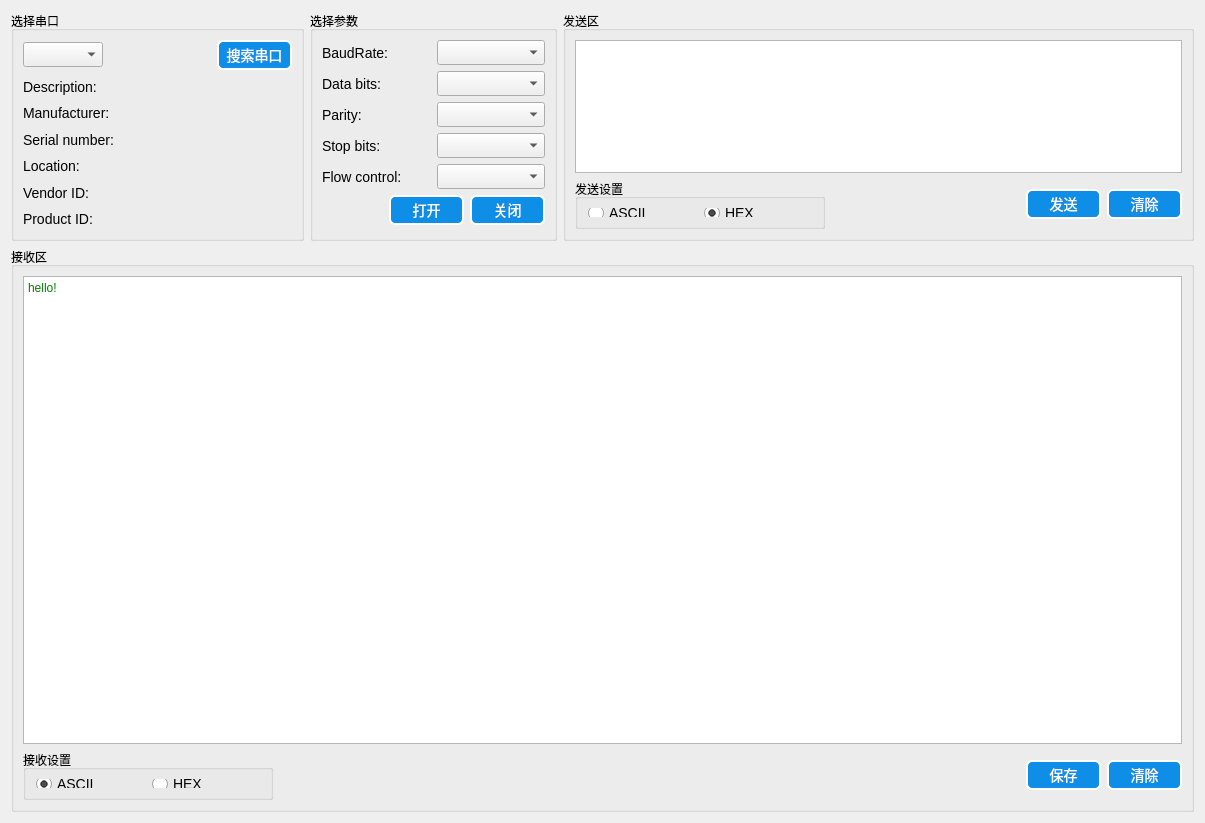
<?xml version="1.0" encoding="UTF-8"?>
<ui version="4.0">
 <class>SerialPortUi</class>
 <widget class="QDialog" name="SerialPortUi">
  <property name="geometry">
   <rect>
    <x>0</x>
    <y>0</y>
    <width>1205</width>
    <height>823</height>
   </rect>
  </property>
  <property name="windowTitle">
   <string>Dialog</string>
  </property>
  <property name="styleSheet">
   <string notr="true">QTextBrowser{
	color: green;
}


QLabel{
    color: black;
    qproperty-alignment: AlignCenter;
	
    /*font-family: 'Verdana';*/
    font-size: 14px;}

/* ******************QPushButton****************** */
QPushButton{
    background-color: rgb(14, 142, 231);
	border-style: outset;
    border-width: 2px;
	border-radius: 6px;
    color: white;
	font-size: 14px;
}

QPushButton:hover{
    background-color: rgb(57, 159, 251);
}

QPushButton:pressed{
    background-color: rgb(0, 125, 213);
}

QPushButton:disabled{
    background-color: gray;
}

QCheckBox{
	font-size: 14px;
	alignment:center}


QRadioButton{
	font-size: 14px;
	alignment:center}

    /*RadioButton样式设置*/
    QRadioButton::indicator { 
    	width: 17px;
    	height: 17px;
    }
    /*单选框未选中样式*/
    QRadioButton::indicator::unchecked {
    	
    	image: url(:/images/skin/images/radiob-unchecked.png);
    }
    /*单选框选中样式*/
    QRadioButton::indicator::checked { 
    	image: url(:/images/skin/images/radiob-checked.png);
    }
    /*RadioButton和checkbox字体和间距设置*/
    QRadioButton ,QCheckBox{
    	spacing: 5px;
    	font-size: 14px;
    }
    /*checkbox样式设置*/
    QCheckBox::indicator { 
    	width: 26px;
    	height: 50px;
    }
    /*未选中*/
    QCheckBox::indicator::unchecked {	
    	image: url(:/images/skin/images/checkb-unche.png);
    }
    /*选中*/
    QCheckBox::indicator::checked { 
    	image: url(:/images/skin/images/checkb_check.png);
    }

</string>
  </property>
  <layout class="QGridLayout" name="gridLayout_7">
   <item row="0" column="0">
    <widget class="QGroupBox" name="selectBox">
     <property name="sizePolicy">
      <sizepolicy hsizetype="Preferred" vsizetype="Fixed">
       <horstretch>0</horstretch>
       <verstretch>0</verstretch>
      </sizepolicy>
     </property>
     <property name="minimumSize">
      <size>
       <width>0</width>
       <height>230</height>
      </size>
     </property>
     <property name="maximumSize">
      <size>
       <width>16777215</width>
       <height>230</height>
      </size>
     </property>
     <property name="title">
      <string>选择串口</string>
     </property>
     <layout class="QGridLayout" name="gridLayout_6">
      <item row="0" column="0">
       <widget class="QComboBox" name="serialPortInfoListBox">
        <property name="minimumSize">
         <size>
          <width>80</width>
          <height>25</height>
         </size>
        </property>
       </widget>
      </item>
      <item row="0" column="1">
       <spacer name="horizontalSpacer_3">
        <property name="orientation">
         <enum>Qt::Horizontal</enum>
        </property>
        <property name="sizeType">
         <enum>QSizePolicy::Preferred</enum>
        </property>
        <property name="sizeHint" stdset="0">
         <size>
          <width>102</width>
          <height>20</height>
         </size>
        </property>
       </spacer>
      </item>
      <item row="0" column="2">
       <widget class="QPushButton" name="searchButton">
        <property name="sizePolicy">
         <sizepolicy hsizetype="Fixed" vsizetype="Fixed">
          <horstretch>0</horstretch>
          <verstretch>0</verstretch>
         </sizepolicy>
        </property>
        <property name="minimumSize">
         <size>
          <width>75</width>
          <height>30</height>
         </size>
        </property>
        <property name="maximumSize">
         <size>
          <width>16777215</width>
          <height>30</height>
         </size>
        </property>
        <property name="styleSheet">
         <string notr="true"/>
        </property>
        <property name="text">
         <string>搜索串口</string>
        </property>
       </widget>
      </item>
      <item row="1" column="0" colspan="3">
       <widget class="QLabel" name="descriptionLabel">
        <property name="text">
         <string>Description:</string>
        </property>
       </widget>
      </item>
      <item row="2" column="0" colspan="3">
       <widget class="QLabel" name="manufacturerLabel">
        <property name="text">
         <string>Manufacturer:</string>
        </property>
       </widget>
      </item>
      <item row="3" column="0" colspan="3">
       <widget class="QLabel" name="serialNumberLabel">
        <property name="text">
         <string>Serial number:</string>
        </property>
       </widget>
      </item>
      <item row="4" column="0" colspan="3">
       <widget class="QLabel" name="locationLabel">
        <property name="text">
         <string>Location:</string>
        </property>
       </widget>
      </item>
      <item row="5" column="0" colspan="3">
       <widget class="QLabel" name="vidLabel">
        <property name="text">
         <string>Vendor ID:</string>
        </property>
       </widget>
      </item>
      <item row="6" column="0" colspan="3">
       <widget class="QLabel" name="pidLabel">
        <property name="text">
         <string>Product ID:</string>
        </property>
       </widget>
      </item>
     </layout>
    </widget>
   </item>
   <item row="0" column="1">
    <widget class="QGroupBox" name="parametersBox">
     <property name="sizePolicy">
      <sizepolicy hsizetype="Preferred" vsizetype="Fixed">
       <horstretch>0</horstretch>
       <verstretch>0</verstretch>
      </sizepolicy>
     </property>
     <property name="minimumSize">
      <size>
       <width>0</width>
       <height>230</height>
      </size>
     </property>
     <property name="maximumSize">
      <size>
       <width>16777215</width>
       <height>230</height>
      </size>
     </property>
     <property name="title">
      <string>选择参数</string>
     </property>
     <layout class="QGridLayout" name="gridLayout_2">
      <item row="0" column="0">
       <widget class="QLabel" name="baudRateLabel">
        <property name="text">
         <string>BaudRate:</string>
        </property>
       </widget>
      </item>
      <item row="0" column="1">
       <widget class="QComboBox" name="baudRateBox">
        <property name="minimumSize">
         <size>
          <width>80</width>
          <height>25</height>
         </size>
        </property>
       </widget>
      </item>
      <item row="1" column="0">
       <widget class="QLabel" name="dataBitsLabel">
        <property name="text">
         <string>Data bits:</string>
        </property>
       </widget>
      </item>
      <item row="1" column="1">
       <widget class="QComboBox" name="dataBitsBox">
        <property name="minimumSize">
         <size>
          <width>80</width>
          <height>25</height>
         </size>
        </property>
       </widget>
      </item>
      <item row="2" column="0">
       <widget class="QLabel" name="parityLabel">
        <property name="text">
         <string>Parity:</string>
        </property>
       </widget>
      </item>
      <item row="2" column="1">
       <widget class="QComboBox" name="parityBox">
        <property name="minimumSize">
         <size>
          <width>80</width>
          <height>25</height>
         </size>
        </property>
       </widget>
      </item>
      <item row="3" column="0">
       <widget class="QLabel" name="stopBitsLabel">
        <property name="text">
         <string>Stop bits:</string>
        </property>
       </widget>
      </item>
      <item row="3" column="1">
       <widget class="QComboBox" name="stopBitsBox">
        <property name="minimumSize">
         <size>
          <width>80</width>
          <height>25</height>
         </size>
        </property>
       </widget>
      </item>
      <item row="4" column="0">
       <widget class="QLabel" name="flowControlLabel">
        <property name="text">
         <string>Flow control:</string>
        </property>
       </widget>
      </item>
      <item row="4" column="1">
       <widget class="QComboBox" name="flowControlBox">
        <property name="minimumSize">
         <size>
          <width>80</width>
          <height>25</height>
         </size>
        </property>
       </widget>
      </item>
      <item row="5" column="0" colspan="2">
       <layout class="QHBoxLayout" name="horizontalLayout">
        <item>
         <spacer name="horizontalSpacer_2">
          <property name="orientation">
           <enum>Qt::Horizontal</enum>
          </property>
          <property name="sizeHint" stdset="0">
           <size>
            <width>67</width>
            <height>20</height>
           </size>
          </property>
         </spacer>
        </item>
        <item>
         <widget class="QPushButton" name="Button_Open">
          <property name="sizePolicy">
           <sizepolicy hsizetype="Fixed" vsizetype="Fixed">
            <horstretch>0</horstretch>
            <verstretch>0</verstretch>
           </sizepolicy>
          </property>
          <property name="minimumSize">
           <size>
            <width>75</width>
            <height>30</height>
           </size>
          </property>
          <property name="maximumSize">
           <size>
            <width>16777215</width>
            <height>30</height>
           </size>
          </property>
          <property name="text">
           <string>打开</string>
          </property>
         </widget>
        </item>
        <item>
         <widget class="QPushButton" name="Button_Close">
          <property name="sizePolicy">
           <sizepolicy hsizetype="Fixed" vsizetype="Fixed">
            <horstretch>0</horstretch>
            <verstretch>0</verstretch>
           </sizepolicy>
          </property>
          <property name="minimumSize">
           <size>
            <width>75</width>
            <height>30</height>
           </size>
          </property>
          <property name="maximumSize">
           <size>
            <width>16777215</width>
            <height>30</height>
           </size>
          </property>
          <property name="text">
           <string>关闭</string>
          </property>
         </widget>
        </item>
       </layout>
      </item>
     </layout>
    </widget>
   </item>
   <item row="0" column="2">
    <widget class="QGroupBox" name="groupBox_2">
     <property name="sizePolicy">
      <sizepolicy hsizetype="Preferred" vsizetype="Fixed">
       <horstretch>0</horstretch>
       <verstretch>0</verstretch>
      </sizepolicy>
     </property>
     <property name="minimumSize">
      <size>
       <width>0</width>
       <height>230</height>
      </size>
     </property>
     <property name="maximumSize">
      <size>
       <width>16777213</width>
       <height>230</height>
      </size>
     </property>
     <property name="title">
      <string>发送区</string>
     </property>
     <layout class="QGridLayout" name="gridLayout_5">
      <item row="0" column="0" colspan="2">
       <widget class="QTextEdit" name="textEdit_Send">
        <property name="sizePolicy">
         <sizepolicy hsizetype="Expanding" vsizetype="Expanding">
          <horstretch>0</horstretch>
          <verstretch>0</verstretch>
         </sizepolicy>
        </property>
        <property name="minimumSize">
         <size>
          <width>0</width>
          <height>100</height>
         </size>
        </property>
        <property name="maximumSize">
         <size>
          <width>16777215</width>
          <height>99999</height>
         </size>
        </property>
        <property name="html">
         <string>&lt;!DOCTYPE HTML PUBLIC &quot;-//W3C//DTD HTML 4.0//EN&quot; &quot;http://www.w3.org/TR/REC-html40/strict.dtd&quot;&gt;
&lt;html&gt;&lt;head&gt;&lt;meta name=&quot;qrichtext&quot; content=&quot;1&quot; /&gt;&lt;style type=&quot;text/css&quot;&gt;
p, li { white-space: pre-wrap; }
&lt;/style&gt;&lt;/head&gt;&lt;body style=&quot; font-family:'SimSun'; font-size:9pt; font-weight:400; font-style:normal;&quot;&gt;
&lt;p style=&quot;-qt-paragraph-type:empty; margin-top:0px; margin-bottom:0px; margin-left:0px; margin-right:0px; -qt-block-indent:0; text-indent:0px;&quot;&gt;&lt;br /&gt;&lt;/p&gt;&lt;/body&gt;&lt;/html&gt;</string>
        </property>
       </widget>
      </item>
      <item row="1" column="0">
       <widget class="QGroupBox" name="groupBox_4">
        <property name="sizePolicy">
         <sizepolicy hsizetype="Fixed" vsizetype="Fixed">
          <horstretch>0</horstretch>
          <verstretch>0</verstretch>
         </sizepolicy>
        </property>
        <property name="minimumSize">
         <size>
          <width>250</width>
          <height>50</height>
         </size>
        </property>
        <property name="maximumSize">
         <size>
          <width>250</width>
          <height>50</height>
         </size>
        </property>
        <property name="title">
         <string>发送设置</string>
        </property>
        <layout class="QGridLayout" name="gridLayout_3">
         <item row="0" column="0">
          <widget class="QRadioButton" name="radioButton_ASCII">
           <property name="text">
            <string>ASCII</string>
           </property>
          </widget>
         </item>
         <item row="0" column="1">
          <widget class="QRadioButton" name="radioButton_HEX">
           <property name="text">
            <string>HEX</string>
           </property>
           <property name="checked">
            <bool>true</bool>
           </property>
          </widget>
         </item>
        </layout>
       </widget>
      </item>
      <item row="1" column="1">
       <layout class="QHBoxLayout" name="horizontalLayout_2">
        <item>
         <spacer name="horizontalSpacer_4">
          <property name="orientation">
           <enum>Qt::Horizontal</enum>
          </property>
          <property name="sizeHint" stdset="0">
           <size>
            <width>67</width>
            <height>20</height>
           </size>
          </property>
         </spacer>
        </item>
        <item>
         <widget class="QPushButton" name="pushButton_Send">
          <property name="sizePolicy">
           <sizepolicy hsizetype="Fixed" vsizetype="Fixed">
            <horstretch>0</horstretch>
            <verstretch>0</verstretch>
           </sizepolicy>
          </property>
          <property name="minimumSize">
           <size>
            <width>75</width>
            <height>30</height>
           </size>
          </property>
          <property name="maximumSize">
           <size>
            <width>16777215</width>
            <height>30</height>
           </size>
          </property>
          <property name="text">
           <string>发送</string>
          </property>
         </widget>
        </item>
        <item>
         <widget class="QPushButton" name="pushButton_Clear">
          <property name="sizePolicy">
           <sizepolicy hsizetype="Fixed" vsizetype="Fixed">
            <horstretch>0</horstretch>
            <verstretch>0</verstretch>
           </sizepolicy>
          </property>
          <property name="minimumSize">
           <size>
            <width>75</width>
            <height>30</height>
           </size>
          </property>
          <property name="maximumSize">
           <size>
            <width>16777215</width>
            <height>30</height>
           </size>
          </property>
          <property name="text">
           <string>清除</string>
          </property>
         </widget>
        </item>
       </layout>
      </item>
     </layout>
    </widget>
   </item>
   <item row="1" column="0" colspan="3">
    <widget class="QGroupBox" name="groupBox">
     <property name="title">
      <string>接收区</string>
     </property>
     <layout class="QGridLayout" name="gridLayout">
      <item row="0" column="0" colspan="2">
       <widget class="QTextBrowser" name="textBrowser">
        <property name="html">
         <string>&lt;!DOCTYPE HTML PUBLIC &quot;-//W3C//DTD HTML 4.0//EN&quot; &quot;http://www.w3.org/TR/REC-html40/strict.dtd&quot;&gt;
&lt;html&gt;&lt;head&gt;&lt;meta name=&quot;qrichtext&quot; content=&quot;1&quot; /&gt;&lt;style type=&quot;text/css&quot;&gt;
p, li { white-space: pre-wrap; }
&lt;/style&gt;&lt;/head&gt;&lt;body style=&quot; font-family:'SimSun'; font-size:9pt; font-weight:400; font-style:normal;&quot;&gt;
&lt;p style=&quot; margin-top:0px; margin-bottom:0px; margin-left:0px; margin-right:0px; -qt-block-indent:0; text-indent:0px;&quot;&gt;hello!&lt;/p&gt;&lt;/body&gt;&lt;/html&gt;</string>
        </property>
       </widget>
      </item>
      <item row="1" column="0">
       <widget class="QGroupBox" name="groupBox_5">
        <property name="sizePolicy">
         <sizepolicy hsizetype="Fixed" vsizetype="Fixed">
          <horstretch>0</horstretch>
          <verstretch>0</verstretch>
         </sizepolicy>
        </property>
        <property name="minimumSize">
         <size>
          <width>250</width>
          <height>50</height>
         </size>
        </property>
        <property name="maximumSize">
         <size>
          <width>250</width>
          <height>50</height>
         </size>
        </property>
        <property name="title">
         <string>接收设置</string>
        </property>
        <layout class="QGridLayout" name="gridLayout_4">
         <item row="0" column="0">
          <widget class="QRadioButton" name="radioButton_ASCIIREC">
           <property name="text">
            <string>ASCII</string>
           </property>
           <property name="checked">
            <bool>true</bool>
           </property>
          </widget>
         </item>
         <item row="0" column="1">
          <widget class="QRadioButton" name="radioButton_HEXREC">
           <property name="text">
            <string>HEX</string>
           </property>
          </widget>
         </item>
        </layout>
       </widget>
      </item>
      <item row="1" column="1">
       <layout class="QHBoxLayout" name="horizontalLayout_3">
        <item>
         <spacer name="horizontalSpacer">
          <property name="orientation">
           <enum>Qt::Horizontal</enum>
          </property>
          <property name="sizeHint" stdset="0">
           <size>
            <width>632</width>
            <height>20</height>
           </size>
          </property>
         </spacer>
        </item>
        <item>
         <widget class="QPushButton" name="pushButton_save">
          <property name="sizePolicy">
           <sizepolicy hsizetype="Fixed" vsizetype="Fixed">
            <horstretch>0</horstretch>
            <verstretch>0</verstretch>
           </sizepolicy>
          </property>
          <property name="minimumSize">
           <size>
            <width>75</width>
            <height>30</height>
           </size>
          </property>
          <property name="maximumSize">
           <size>
            <width>16777215</width>
            <height>30</height>
           </size>
          </property>
          <property name="text">
           <string>保存</string>
          </property>
         </widget>
        </item>
        <item>
         <widget class="QPushButton" name="pushButton_ClearRec">
          <property name="sizePolicy">
           <sizepolicy hsizetype="Fixed" vsizetype="Fixed">
            <horstretch>0</horstretch>
            <verstretch>0</verstretch>
           </sizepolicy>
          </property>
          <property name="minimumSize">
           <size>
            <width>75</width>
            <height>30</height>
           </size>
          </property>
          <property name="maximumSize">
           <size>
            <width>16777215</width>
            <height>30</height>
           </size>
          </property>
          <property name="text">
           <string>清除</string>
          </property>
         </widget>
        </item>
       </layout>
      </item>
     </layout>
    </widget>
   </item>
  </layout>
 </widget>
 <resources/>
 <connections/>
</ui>
